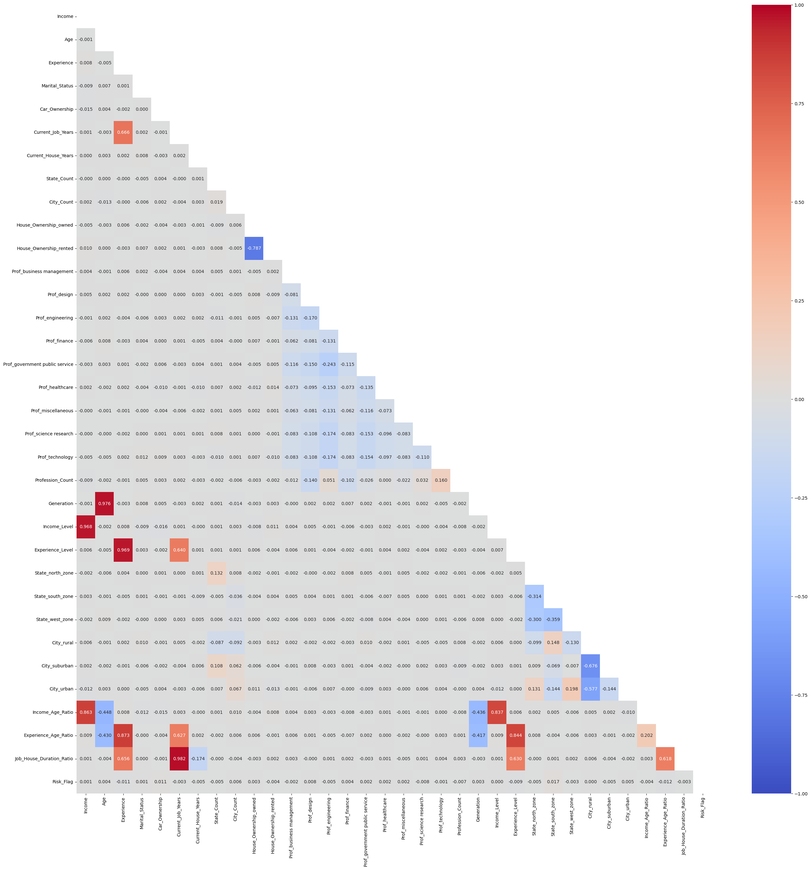
#> input picture Heatmap Feature Selection (Re-write).png, 811 x 870 px, shrunk from 2532 x 2718 before the run
$ python -i preprocessing.py   (imports and definitions only)
#> lines starting #> are read from the running program, lines starting #| are printed output that depends on the picture
# preprocessing.py
import numpy as np
import pandas as pd
from sklearn.preprocessing import StandardScaler, MinMaxScaler
import scipy.stats as stats

# Import the preprocessed original data
url_ori_processed = "https://raw.githubusercontent.com/mcikalmerdeka/Loan-Prediction-Based-on-Costumer-Behaviour/main/data/df_model_rewrite.csv"
# [1 line that did not run here, left out]
# [1 line that did not run here, left out]

# =====================================================================Functions for data pre-processing========================================================================

## Checking basic data information
# [81 lines left out: functions check_data_information, initial_data_transform, handle_missing_values, not called in this run]

## Drop columns function
def drop_columns(data, columns):
    return data.drop(columns=columns, errors='ignore')

## Handle outliers function
# [195 lines left out: functions filter_outliers, feature_engineering, feature_encoding, feature_scaling, not called in this run]

>>> import cv2
>>> picture = cv2.imread('../Heatmap Feature Selection (Re-write).png', cv2.IMREAD_GRAYSCALE)
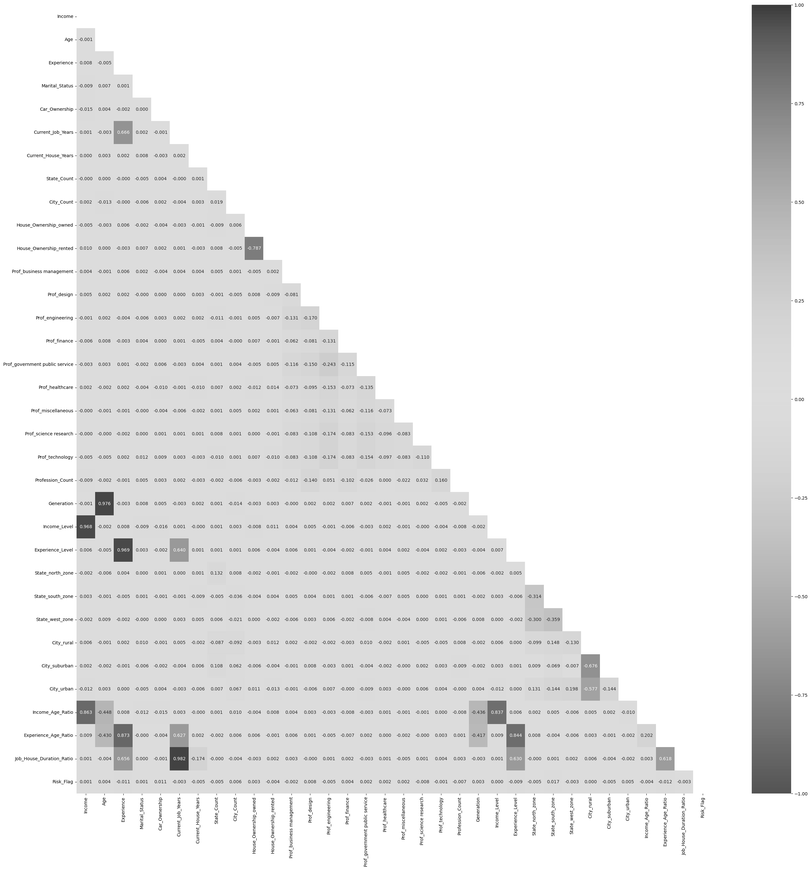
#> picture: shape (870, 811); min 53, max 255, mean 235
#> (the run stopped early here; a loop or call above may not have finished)
